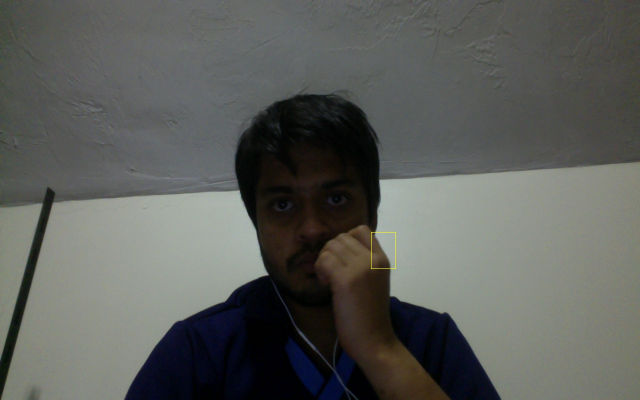
//> input picture source/19Nov2014/19Nov2014_0210211.jpg, 1280 x 800 px, given in place of the camera (shown at 1/2 size)
$ ./lkdemo   (built with g++ and OpenCV 4)
//> lines starting //> are read from the running program, lines starting //| are printed output that depends on the picture
#include "opencv2/video/tracking.hpp"
#include "opencv2/imgproc/imgproc.hpp"
//#include "opencv2/videoio/videoio.hpp"
#include "opencv2/highgui/highgui.hpp"
#include <opencv2/opencv.hpp>
#include <iostream>
#include <ctype.h>

using namespace cv;
using namespace std;

static void help()
{
    // print a welcome message, and the OpenCV version
    cout << "\nThis is a demo of Lukas-Kanade optical flow lkdemo(),\n"
    "Using OpenCV version " << CV_VERSION << endl;
    cout << "\nIt uses camera by default, but you can provide a path to video as an argument.\n";
    cout << "\nHot keys: \n"
    "\tESC - quit the program\n"
    "\tr - auto-initialize tracking\n"
    "\tc - delete all the points\n"
    "\tn - switch the \"night\" mode on/off\n"
    "To add/remove a feature point click it\n" << endl;
}

Point2f point;
bool addRemovePt = false;

static void onMouse( int event, int x, int y, int /*flags*/, void* /*param*/ )
{
    if( event == EVENT_LBUTTONDOWN )
    {
        point = Point2f((float)x, (float)y);
        addRemovePt = true;
    }
}

int main( int argc, char** argv )
{
    help();

    VideoCapture cap;
    //Typically we use the TermCriteria() function to generate the structure we need. The first argument of this function is either CV_TERMCRIT_ITER or CV_TERMCRIT_EPS, which tells the algorithm that we want to terminate either after some number of iterations or when the convergence metric reaches some small value (respectively). The next two arguments set the values at which one, the other, or both of these criteria should terminate the algorithm.
    TermCriteria termcrit(TermCriteria::COUNT|TermCriteria::EPS,20,0.03);
    Size subPixWinSize(10,10), winSize(31,31);

    const int MAX_COUNT = 500;
    bool needToInit = false;
    bool nightMode = false;

    if( argc == 1 || (argc == 2 && strlen(argv[1]) == 1 && isdigit(argv[1][0])))
        cap.open(argc == 2 ? argv[1][0] - '0' : 0);
    else if( argc == 2 )
        cap.open(argv[1]);

    if( !cap.isOpened() )
    {
        cout << "Could not initialize capturing...\n";
        return 0;
    }

    HOGDescriptor hog;
    hog.setSVMDetector(HOGDescriptor::getDefaultPeopleDetector());


    namedWindow("video capture", CV_WINDOW_AUTOSIZE);
    namedWindow( "LK Demo", 1 );

    setMouseCallback( "LK Demo", onMouse, 0 );

    Mat gray, prevGray, image, player;
    vector<Point2f> points[2];

    for(;;)
    {
        Mat frame;
        //Mat player;
        cap >> frame;
//> frame is the input picture: 800 rows x 1280 cols, CV_8UC3; mean B, G, R 90.4, 94.2, 92.4
        //Mat cap = cap(Rect(160, 140, 320, 160));

        if( frame.empty() )
            break;

        frame.copyTo(image);
        frame.copyTo(player);
        image = frame(Rect(160, 140, 320, 160));
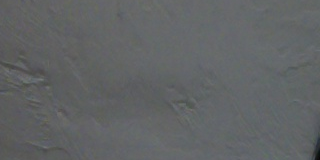
//> image: 160 rows x 320 cols, CV_8UC3; mean B, G, R 100.7, 99.5, 96.9

        vector<Rect> found;
        hog.detectMultiScale(image, found, 0, Size(3,3), Size(1,1), 5, 1);
//> found = empty

        for (size_t i = 0; i < found.size(); i++)
        {
            //Mat roi = frame(Rect(found[i]));
            //cvtColor(roi, gray, COLOR_BGR2GRAY);
            rectangle(image, found[i], CV_RGB(0, 255, 0), 1);
            player = image(found[i]);
            cout << found[i].width << endl;
            cout << found[i].height << endl;
        }
//> this loop made 0 passes
        cvtColor(player, gray, COLOR_BGR2GRAY);
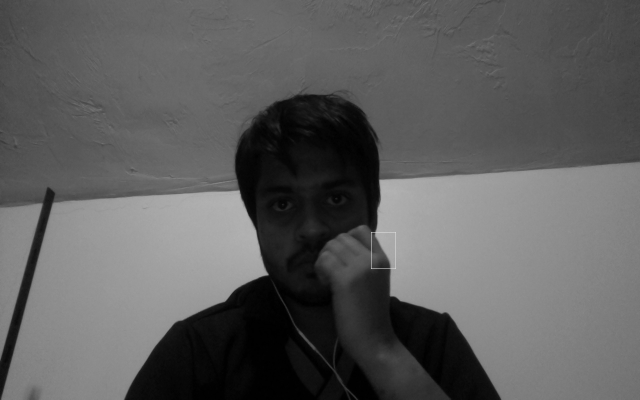
//> gray: 800 rows x 1280 cols, CV_8UC1 (shown at 1/2 size); min 0, max 231, mean 93.2


        if( nightMode )
            player = Scalar::all(0);

        if( needToInit )
        {
            // automatic initialization
            goodFeaturesToTrack(gray, points[1], MAX_COUNT, 0.01, 10, Mat(), 3, 0, 0.04);
            cornerSubPix(gray, points[1], subPixWinSize, Size(-1,-1), termcrit);
            addRemovePt = false;
        }
        else if( !points[0].empty() )
        {
            vector<uchar> status;
            vector<float> err;
            if(prevGray.empty())
                gray.copyTo(prevGray);
            calcOpticalFlowPyrLK(prevGray, gray, points[0], points[1], status, err, winSize,
                                 3, termcrit, 0, 0.001);
            size_t i, k;
            for( i = k = 0; i < points[1].size(); i++ )
            {
                if( addRemovePt )
                {
                    if( norm(point - points[1][i]) <= 5 )
                    {
                        addRemovePt = false;
                        continue;
                    }
                }

                if( !status[i] )
                    continue;

                points[1][k++] = points[1][i];
                circle(player, points[1][i], 3, Scalar(0,255,0), -1, 8);
            }
            points[1].resize(k);
        }

        if( addRemovePt && points[1].size() < (size_t)MAX_COUNT )
        {
            vector<Point2f> tmp;
            tmp.push_back(point);
            cornerSubPix( gray, tmp, winSize, Size(-1,-1), termcrit);
            points[1].push_back(tmp[0]);
            addRemovePt = false;
        }

        needToInit = false;
        //imshow("LK Demo", image);
        imshow("video capture", frame);

        char c = (char)waitKey(10);
//> the Esc key is pressed
        if( c == 27 )
            break;
        switch( c )
        {
            case 'r':
                needToInit = true;
                break;
            case 'c':
                points[0].clear();
                points[1].clear();
                break;
            case 'n':
                nightMode = !nightMode;
                break;
        }

        std::swap(points[1], points[0]);
        cv::swap(prevGray, gray);
    }

    return 0;
}
